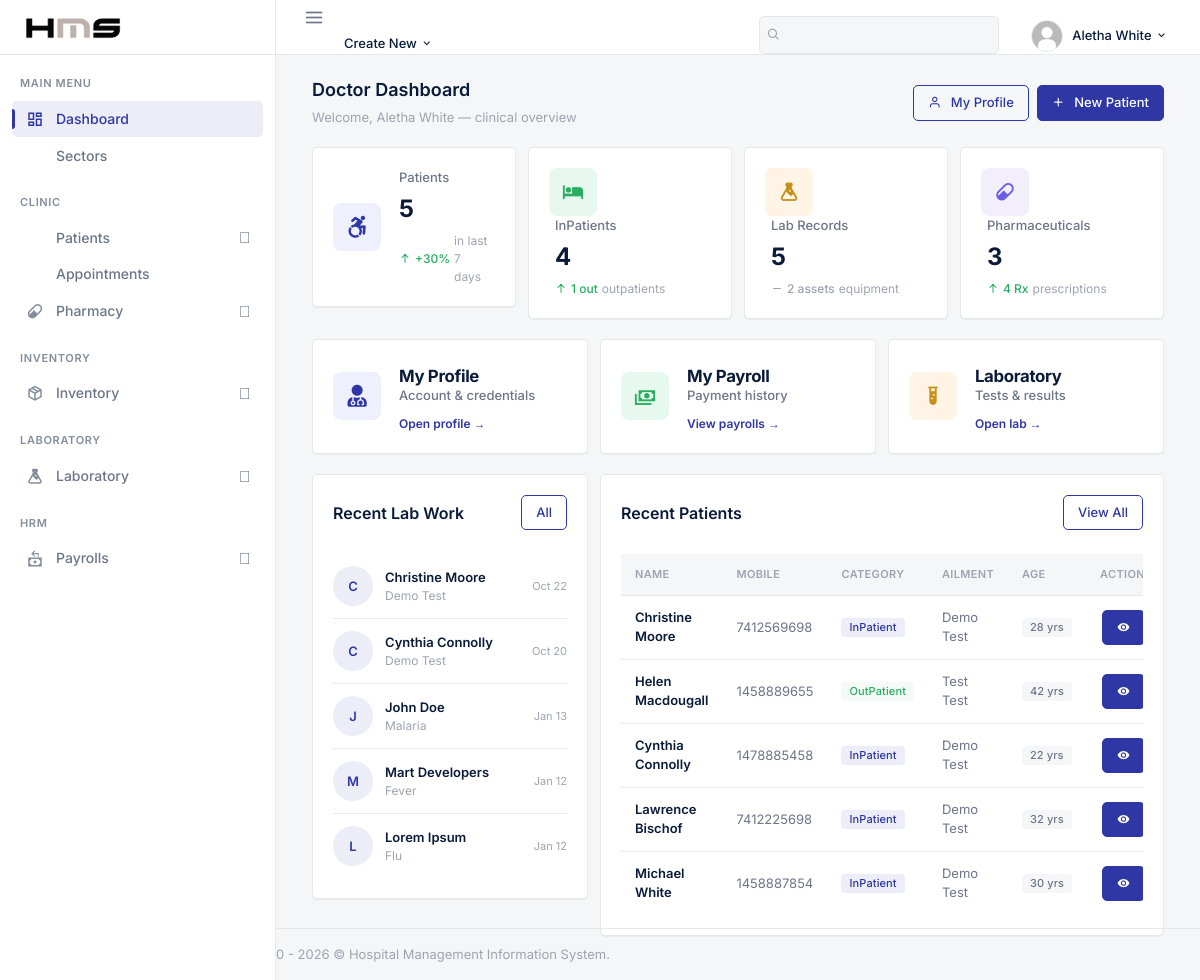
Page /backend/doc/his_doc_dashboard.php (signed in) on the committed database.
### tables this page shows
CREATE TABLE `his_docs` (
  `doc_id` int(20) NOT NULL,
  `doc_fname` varchar(200) DEFAULT NULL,
  `doc_lname` varchar(200) DEFAULT NULL,
  `doc_email` varchar(200) DEFAULT NULL,
  `doc_pwd` varchar(200) DEFAULT NULL,
  `doc_dept` varchar(200) DEFAULT NULL,
  `doc_number` varchar(200) DEFAULT NULL,
  `doc_dpic` varchar(200) DEFAULT NULL
);

CREATE TABLE `his_laboratory` (
  `lab_id` int(20) NOT NULL,
  `ordered_by` int(20) DEFAULT NULL,
  `validated_by` int(20) DEFAULT NULL,
  `lab_pat_name` varchar(200) DEFAULT NULL,
  `lab_pat_ailment` varchar(200) DEFAULT NULL,
  `lab_pat_number` varchar(200) DEFAULT NULL,
  `lab_pat_tests` longtext,
  `lab_pat_results` longtext,
  `lab_number` varchar(200) DEFAULT NULL,
  `lab_date_rec` timestamp NULL DEFAULT CURRENT_TIMESTAMP ON UPDATE CURRENT_TIMESTAMP
);

CREATE TABLE `his_patients` (
  `pat_id` int(20) NOT NULL,
  `registered_by` int(20) DEFAULT NULL,
  `pat_fname` varchar(200) DEFAULT NULL,
  `pat_lname` varchar(200) DEFAULT NULL,
  `pat_sex` varchar(20) DEFAULT NULL,
  `pat_marital_status` varchar(40) DEFAULT NULL,
  `pat_religion` varchar(80) DEFAULT NULL,
  `pat_reg_hour` time DEFAULT NULL,
  `pat_dob` varchar(200) DEFAULT NULL,
  `pat_age` varchar(200) DEFAULT NULL,
  `pat_number` varchar(200) DEFAULT NULL,
  `efile_uuid` char(36) DEFAULT NULL,
  `pat_addr` varchar(200) DEFAULT NULL,
  `pat_village` varchar(200) DEFAULT NULL,
  `pat_division` varchar(200) DEFAULT NULL,
  `pat_subdivision` varchar(200) DEFAULT NULL,
  `pat_blood_group` varchar(10) DEFAULT NULL,
  `pat_phone` varchar(200) DEFAULT NULL,
  `pat_email` varchar(200) DEFAULT NULL,
  `pat_emergency_name` varchar(200) DEFAULT NULL,
  `pat_emergency_phone` varchar(40) DEFAULT NULL,
  `pat_type` varchar(200) DEFAULT NULL,
  `pat_date_joined` timestamp(6) NOT NULL DEFAULT CURRENT_TIMESTAMP(6) ON UPDATE CURRENT_TIMESTAMP(6),
  `pat_ailment` varchar(200) DEFAULT NULL,
  `pat_discharge_status` varchar(200) DEFAULT NULL
);

### backend/doc/his_doc_dashboard.php (the view, shortened to what the rows shown need)
<?php
  include('../config.php');
  include('../security.php');
  $doc_id = $_SESSION['doc_id'];
  $doc_fname = 'Doctor';
  $doc_lname = '';
  $ret_name = "SELECT doc_fname, doc_lname FROM his_docs WHERE doc_id = ? LIMIT 1";
  $stmt_name = $mysqli->prepare($ret_name);
  $stmt_name->bind_param('i', $doc_id);
  $stmt_name->execute();
  $stmt_name->bind_result($doc_fname, $doc_lname);
?>
<!DOCTYPE html>
<html lang="en">
    <?php include("assets/inc/head.php");?>
    <body>
        <div id="wrapper">
            <?php include('assets/inc/nav.php');?>
            <div class="content-page">
                <div class="content">
                    <div class="container-fluid">
                        <div class="row">
                            <div class="col-12">
                                <div class="page-title-box">
                                    <div>
                                        <h4 class="page-title mb-0">Doctor Dashboard</h4>
                                        <p class="text-muted mb-0 mt-1" style="font-size:13px;">
                                            Welcome, <?php echo escape_output(trim(($doc_fname ?? '') . ' ' . ($doc_lname ?? '')) ?: 'Doctor'); ?> — clinical overview
                                        </p>
                                    </div>
                                </div>
                            </div>
                        </div>
                        <div class="row">
                            <div class="col-xl-4">
                                <div class="card-box">
                                    <ul class="hms-widget-list">
                                    <?php
                                      $ret = "SELECT lab_pat_name, lab_pat_ailment, lab_date_rec FROM his_laboratory ORDER BY lab_date_rec DESC LIMIT 6";
                                      $stmt = $mysqli->prepare($ret);
                                      $stmt->execute();
                                      $res = $stmt->get_result();
                                      while ($row = $res->fetch_object()):
                                    ?>
                                        <li>
                                            <span class="hms-avatar-initial"><?php echo escape_output(strtoupper(substr($row->lab_pat_name, 0, 1))); ?></span>
                                            <div class="flex-grow-1">
                                                <div style="font-weight:600;font-size:13px;color:var(--hms-text-primary);"><?php echo escape_output($row->lab_pat_name); ?></div>
                                                <div style="font-size:12px;color:var(--hms-text-muted);"><?php echo escape_output($row->lab_pat_ailment); ?></div>
                                            </div>
                                            <span style="font-size:11px;color:var(--hms-text-muted);"><?php echo escape_output(date('M j', strtotime($row->lab_date_rec))); ?></span>
                                        </li>
                                    <?php endwhile; $stmt->close(); ?>
                                    </ul>
                                </div>
                            </div>
                            <div class="col-xl-8">
                                <div class="card-box">
                                    <div class="table-responsive">
                                        <table class="table table-borderless table-hover table-centered m-0">
                                            <thead class="thead-light">
                                                <tr>
                                                    <th>Name</th>
                                                    <th>Mobile</th>
                                                    <th>Category</th>
                                                    <th>Ailment</th>
                                                    <th>Age</th>
                                                    <th class="text-right">Action</th>
                                                </tr>
                                            </thead>
                                            <tbody>
                                            <?php
                                              $ret = "SELECT * FROM his_patients ORDER BY pat_date_joined DESC LIMIT 12";
                                              $stmt = $mysqli->prepare($ret);
                                              $stmt->execute();
                                              $res = $stmt->get_result();
                                              while ($row = $res->fetch_object()):
                                            ?>
                                                <tr>
                                                    <td>
                                                        <strong style="color:var(--hms-text-primary);font-weight:600;">
                                                            <?php echo escape_output($row->pat_fname . ' ' . $row->pat_lname); ?>
                                                        </strong>
                                                    </td>
                                                    <td><?php echo escape_output($row->pat_phone); ?></td>
                                                    <td>
                                                        <?php if ($row->pat_type == 'InPatient'): ?>
                                                            <span class="badge badge-primary">InPatient</span>
                                                        <?php else: ?>
                                                            <span class="badge badge-success">OutPatient</span>
                                                        <?php endif; ?>
                                                    </td>
                                                    <td><?php echo escape_output($row->pat_ailment); ?></td>
                                                    <td><span class="badge badge-secondary"><?php echo escape_output($row->pat_age); ?> yrs</span></td>
                                                    <td class="text-right">
                                                        <a href="his_doc_view_single_patient.php?pat_id=<?php echo escape_output($row->pat_id); ?>&&pat_number=<?php echo escape_output($row->pat_number); ?>&&pat_name=<?php echo escape_output($row->pat_fname); ?>_<?php echo escape_output($row->pat_lname); ?>"
                                                           class="btn btn-xs btn-primary">
                                                            <i class="mdi mdi-eye"></i>
                                                        </a>
                                                    </td>
                                                </tr>
                                            <?php endwhile; $stmt->close(); ?>
                                            </tbody>
                                        </table>
                                    </div>
                                </div>
                            </div>
                        </div>
                    </div>
                </div>
            </div>
        </div>
    </body>
</html>

### backend/doc/assets/inc/nav.php (shortened to what the rows shown need)
<?php
    $doc_id = $_SESSION['doc_id'];
    $doc_number = $_SESSION['doc_number'];
    $ret="SELECT * FROM  his_docs WHERE doc_id = ? AND doc_number = ?";
    $stmt= $mysqli->prepare($ret) ;
    $stmt->bind_param('is',$doc_id, $doc_number);
    $stmt->execute() ;
    $res=$stmt->get_result();
    while($row=$res->fetch_object())
    {
?>
    <div class="navbar-custom">
        <ul class="list-unstyled topnav-menu float-right mb-0">
            <li class="d-none d-sm-block">
                <form class="app-search">
                    <div class="app-search-box">
                        <div class="input-group">
                            <input type="text" class="form-control" placeholder="Search...">
                            <div class="input-group-append">
                                <button class="btn" type="submit">
                                    <i class="fe-search"></i>
                                </button>
                            </div>
                        </div>
                    </div>
                </form>
            </li>
            <li class="dropdown notification-list">
                <a class="nav-link dropdown-toggle nav-user mr-0 waves-effect waves-light" data-toggle="dropdown" href="#" role="button" aria-haspopup="false" aria-expanded="false">
                    <img src="assets/images/users/<?php echo escape_output($row->doc_dpic); ?>" alt="dpic" class="rounded-circle">
                    <span class="pro-user-name ml-1">
                        <?php echo escape_output($row->doc_fname); ?> <?php echo escape_output($row->doc_lname); ?> <i class="mdi mdi-chevron-down"></i>
                    </span>
                </a>
            </li>
        </ul>
        <div class="logo-box">
            <a href="his_admin_dashboard.php" class="logo text-center">
                <span class="logo-lg">
                    <img src="assets/images/logo-dark.png" alt="NexClinic" height="22">
                    <span class="ml-1 text-white font-weight-bold" style="font-size:14px;letter-spacing:-0.02em;">NexClinic</span>
                </span>
            </a>
        </div>
        <ul class="list-unstyled topnav-menu topnav-menu-left m-0">
            <li>
                <button class="button-menu-mobile waves-effect waves-light">
                    <i class="fe-menu"></i>
                </button>
            </li>
            <li class="dropdown d-none d-lg-block">
                <a class="nav-link dropdown-toggle waves-effect waves-light" data-toggle="dropdown" href="#" role="button" aria-haspopup="false" aria-expanded="false">
                    Create New
                    <i class="mdi mdi-chevron-down"></i>
                </a>
            </li>
        </ul>
    </div>
<?php }?>

### rows in the picture
his_docs: doc_dpic (placeholder picture), doc_fname "Aletha", doc_lname "White", doc_fname+doc_lname "Aletha White"
his_laboratory: lab_pat_name "C", lab_pat_name "Christine Moore", lab_pat_ailment "Demo Test", lab_date_rec "Oct 22"
his_laboratory: lab_pat_name "C", lab_pat_name "Cynthia Connolly", lab_pat_ailment "Demo Test", lab_date_rec "Oct 20"
his_laboratory: lab_pat_name "J", lab_pat_name "John Doe", lab_pat_ailment "Malaria", lab_date_rec "Jan 13"
his_laboratory: lab_pat_name "M", lab_pat_name "Mart Developers", lab_pat_ailment "Fever", lab_date_rec "Jan 12"
his_laboratory: lab_pat_name "L", lab_pat_name "Lorem Ipsum", lab_pat_ailment "Flu", lab_date_rec "Jan 12"
his_patients: escape_output($row->pat_fname . ' ' . $row->pat_lname) "Christine Moore", pat_phone "7412569698", pat_type "InPatient", pat_ailment "Demo Test", pat_age "28"
his_patients: escape_output($row->pat_fname . ' ' . $row->pat_lname) "Helen Macdougall", pat_phone "1458889655", pat_type "OutPatient", pat_ailment "Test Test", pat_age "42"
his_patients: escape_output($row->pat_fname . ' ' . $row->pat_lname) "Cynthia Connolly", pat_phone "1478885458", pat_type "InPatient", pat_ailment "Demo Test", pat_age "22"
his_patients: escape_output($row->pat_fname . ' ' . $row->pat_lname) "Lawrence Bischof", pat_phone "7412225698", pat_type "InPatient", pat_ailment "Demo Test", pat_age "32"
his_patients: escape_output($row->pat_fname . ' ' . $row->pat_lname) "Michael White", pat_phone "1458887854", pat_type "InPatient", pat_ailment "Demo Test", pat_age "30"

### other values in the picture
$cnt_patients "5"
max(1, min(99, $cnt_patients * 6)) "30"
$cnt_in "4"
$cnt_out "1"
$cnt_lab "5"
$cnt_eqp "2"
$cnt_phar "3"
$cnt_presc "4"
